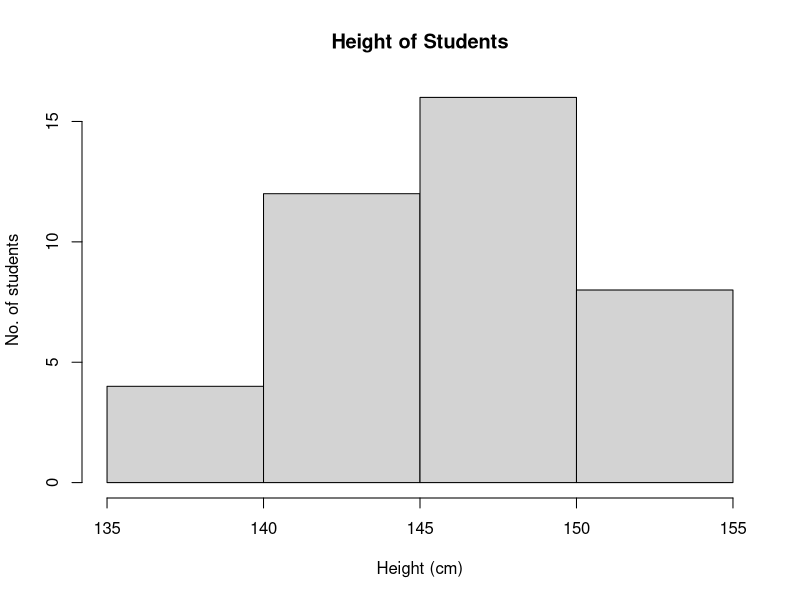

The R source for this figure:
data <- c(rep(137.5, 4), rep(142.5, 12), rep(147.5, 16), rep(152.5, 8))
breaks <- c(135, 140, 145, 150, 155)
hist( data, breaks=breaks, main="Height of Students", xlab="Height (cm)", ylab="No. of students")